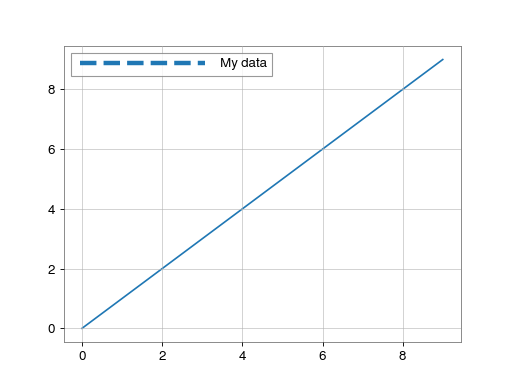

Reproduce this figure in Python.
from matplotlib.legend_handler import HandlerLine2D
from matplotlib.lines import Line2D
class MyHandler(HandlerLine2D):
    def create_artists(self, *args, **kwargs):
        line, marker = super(MyHandler, self).create_artists(
            *args,
            **kwargs,
        )
        line.set_linewidth(4.)
        line.set_linestyle('--')
        return line, marker
fig = pyplot.figure()
ax = fig.gca()
ax.plot(range(10), label='My data')
ax.legend(handler_map={Line2D: MyHandler()}, handlelength=10)
fig.show()
